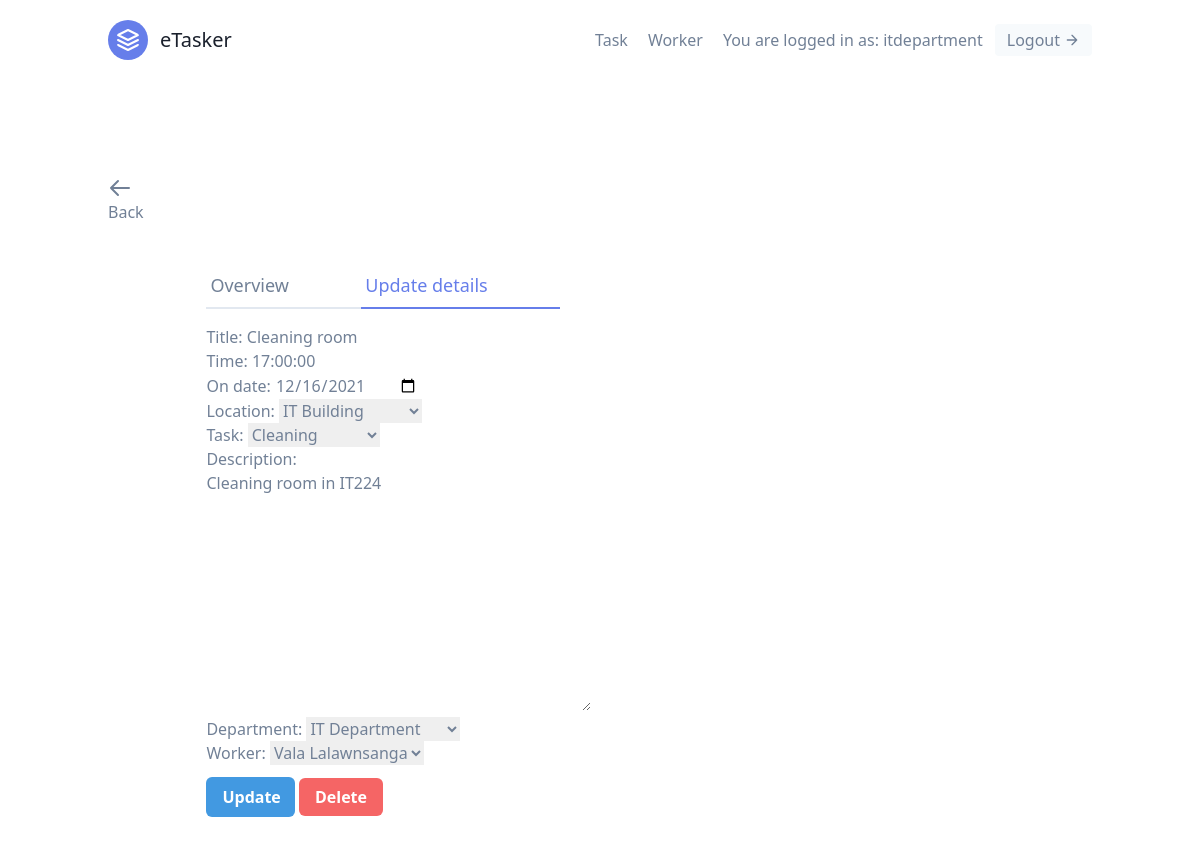
The app's page /tasks/4/update (signed in) with its own data.
### tasks/models.py (models this page shows, shortened)
class User(AbstractUser):
    is_supervisor = models.BooleanField(default=False)
    is_worker = models.BooleanField(default=True)

class Task(models.Model):
    LOCATION_CHOICES = (
        ('Elizah Hall', 'Elizah Hall'),
        ('Solomon Hall', 'Solomon Hall'),
        ('Eve Hall', 'Eve Hall'),
        ('Sarah Hall', 'Sarah Hall'),
        ('Esther Hall', 'Esther Hall'),
        ('Ruth Hall', 'Ruth Hall'),
        ('Guest House', 'Guest House'),
        ('Library', 'Library'),
        ('Cafeteria', 'Cafeteria'),
        ('IT Building', 'IT Building'),
        ('Admin Building', 'Admin Building'),
        ('Science Building', 'Science Building'),
        ('Hope Channel', 'Hope Channel'),
        ('Church', 'Church'),
        ('Other', 'Other'),
        )
    Task_CHOICES = (
        ('Assistant', 'Assistant'),
        ('Cleaning', 'Cleaning'),
        ('Church Service', 'Church Service'),
        ('Monitor', 'Monitor'),
        ('Tutoring', 'Tutoring'),
        ('Supervising', 'Supervising'),
        ('Other', 'Other'),
    )
    date_added = models.DateTimeField(auto_now_add=True)
    title = models.CharField(max_length=100)
    time = models.TimeField(auto_now=False, auto_now_add=False)
    on_date = models.DateField(null=True)
    location = models.CharField(choices=LOCATION_CHOICES, max_length=100)
    task = models.CharField(choices=Task_CHOICES, max_length=50, null=True, blank=True)
    description = models.TextField(null=True, blank=True)
    department = models.ForeignKey(UserProfile, on_delete=models.CASCADE)
    worker = models.ForeignKey('Worker', null=True, blank=True, on_delete=models.SET_NULL)

### tasks/views.py (the view, shortened to what this page needs)
# urls.py: path('<int:pk>/update', TaskUpdateView.as_view(), name='task-update'),
class TaskUpdateView(SupervisorAndLoginRequiredMixin, UpdateView):
    template_name = 'tasks/task_update.html'
    form_class = TaskModelForm
    context_object_name = 'task'
    def get_queryset(self):
        user = self.request.user
        if user.is_supervisor:
            queryset = Task.objects.filter(department=user.userprofile)
        else:
            queryset = Task.objects.filter(department=user.worker.department)
            queryset = queryset.filter(worker__user=user)
        return queryset

### tasks/forms.py
class TaskModelForm(forms.ModelForm):
    class Meta:
        model = Task
        fields = fields = '__all__'
        widgets = {
            'on_date': DateInput()
        }

### tasks/models.py (called while the page is built)
    def __str__(self) -> str:
        return f'{self.user.first_name} {self.user.last_name}'

    def __str__(self):
        return f'{self.user.first_name} {self.user.last_name}'

### workers/mixins.py (called while the page is built)
    def dispatch(self, request, *args, **kwargs):
        if not request.user.is_authenticated or not request.user.is_supervisor:
            return redirect('tasks:task-list')
        return super().dispatch(request, *args, **kwargs)

### tasks/templates/tasks/task_update.html (shortened to what this page needs)
{% extends 'base.html' %}
{% load tailwind_filters %}
 {% block content %}
<section class="text-gray-600 body-font overflow-hidden">
  <div class="container px-5 py-24 mx-auto">
    <a class='hover:text-blue-500' href="{% url 'tasks:task-list' %}">
      <svg xmlns="http://www.w3.org/2000/svg" class="h-6 w-6" fill="none" viewBox="0 0 24 24" stroke="currentColor">
        <path stroke-linecap="round" stroke-linejoin="round" stroke-width="2" d="M10 19l-7-7m0 0l7-7m-7 7h18" />
      </svg>
      Back</a>
    <div class="lg:w-4/5 mx-auto flex flex-wrap">
      <div class="lg:w-1/2 w-full lg:pr-10 lg:py-6 mb-6 lg:mb-0">
        <div class="flex mb-4">
          <a href="{% url 'tasks:task-detail' task.pk %}" class="flex-grow border-b-2 border-gray-300 py-2 text-lg px-1">Overview</a>
          <a href="{% url 'tasks:task-update' task.pk %}" class="flex-grow text-indigo-500 border-b-2 border-indigo-500 py-2 text-lg px-1">Update details</a>
        </div>
        <form method="post">
          {% csrf_token %} {{ form|crispy }}
          <button type="submit" class="w-1/4 mt-3 bg-blue-500 hover:bg-blue-700 text-white font-bold py-2 px-4 rounded-md">Update</button>
          <a href="{% url 'tasks:task-delete' task.pk %}" class="w-1/2 mt-3 bg-red-500 hover:bg-red-700 text-white font-bold py-2 px-4 rounded-md">Delete</a>
        </form>
      </div>
    </div>
  </div>
</section>
{% endblock content %}

### templates/navbar.html (shortened to what this page needs)
<header class="text-gray-600 body-font">
    <div class="container mx-auto flex flex-wrap p-5 flex-col md:flex-row items-center">
      <a class="flex title-font font-medium items-center text-gray-900 mb-4 md:mb-0">
        <svg xmlns="http://www.w3.org/2000/svg" fill="none" stroke="currentColor" stroke-linecap="round" stroke-linejoin="round" stroke-width="2" class="w-10 h-10 text-white p-2 bg-indigo-500 rounded-full" viewBox="0 0 24 24">
          <path d="M12 2L2 7l10 5 10-5-10-5zM2 17l10 5 10-5M2 12l10 5 10-5"></path>
        </svg>
        <span class="ml-3 text-xl">eTasker</span>
      </a>
      <nav class="md:ml-auto flex flex-wrap items-center text-base justify-center">
        {% if not request.user.is_authenticated %}
        <a href="{% url 'signup' %}" class="mr-5 hover:text-gray-900">
          Sign up</a>
        {% else %}{% if request.user.is_supervisor %}
        <a href="{% url 'tasks:task-list' %}" class="mr-5 hover:text-gray-900">Task</a>
         <a href="{% url 'workers:worker-list' %}" class="mr-5 hover:text-gray-900">Worker</a>
        {% endif %}
        {% endif %}
      </nav>
      {% if request.user.is_authenticated %}
       You are logged in as: {{ request.user.username }}
       <a href="{% url 'logout' %}?next=/ " class="ml-3 inline-flex items-center bg-gray-100 border-0 py-1 px-3 focus:outline-none hover:bg-gray-200 rounded text-base mt-4 md:mt-0">
         Logout
        <svg fill="none" stroke="currentColor" stroke-linecap="round" stroke-linejoin="round" stroke-width="2" class="w-4 h-4 ml-1" viewBox="0 0 24 24">
          <path d="M5 12h14M12 5l7 7-7 7"></path>
        </svg>
        </a>
      {% endif %}
    </div>
  </header>

### records on screen
User: user.username "itdepartment"
Task: title "Cleaning room", time "17:00:00", on_date "12/16/2021", location "IT Building", task "Cleaning", description "Cleaning room in IT224", department "IT Department", worker "Vala Lalawnsanga"
